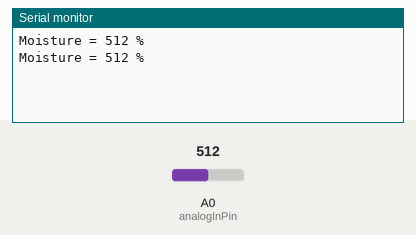
Recording of a sketch running on a simulated Arduino Uno, built with avr-gcc and run on an emulated ATmega328P. Parts: the last lines printed to the serial monitor. The inputs (shaded band) are chosen by the test bench; at power-on: A0 (analogInPin) = 512.

Above: at 1.8 s.
1.9 s: A0 (analogInPin) set to 716
At 2.8 s:
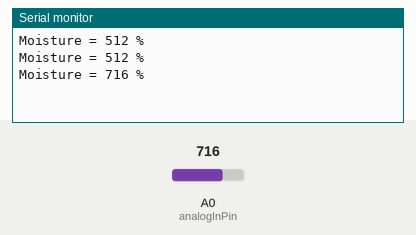
3.4 s: A0 (analogInPin) set to 900
At 4.8 s:
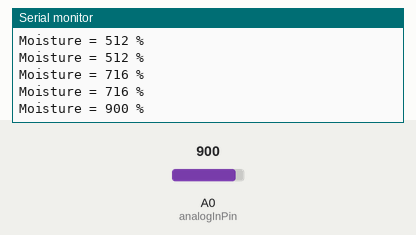
Timing chart, 0 to 6.4 s (numbered marks = the images above; inputs shaded):
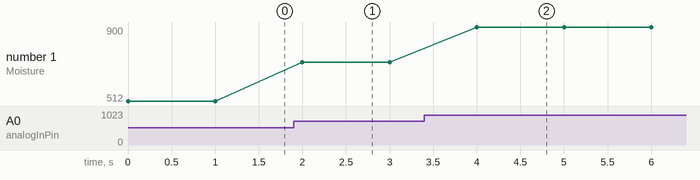

Measured:
- after the input at 1.9 s, the serial monitor: prints a new line after 0.10 s (image 1)
- after the input at 3.4 s, the serial monitor: prints a new line after 0.60 s (image 2)
- plotted number 1: 512 → 716 after the input at 1.9 s, 716 → 900 after the input at 3.4 s

The sketch:

Soil_Moisture_Sensor.ino
```cpp
const int analogInPin = A0; //ประกาศขา
int Moisture = 0;        // ตัวแปรค่า Analog
int outputValue = 0;        // ตัวแปรสำหรับ Map เพื่อคิด %

void setup(){

    Serial.begin(9600);


}

void loop(){


Moisture = analogRead(analogInPin);

  Serial.print("Moisture = ");
  Serial.print(Moisture);
  Serial.println(" %");

  delay(1000);


}
```
